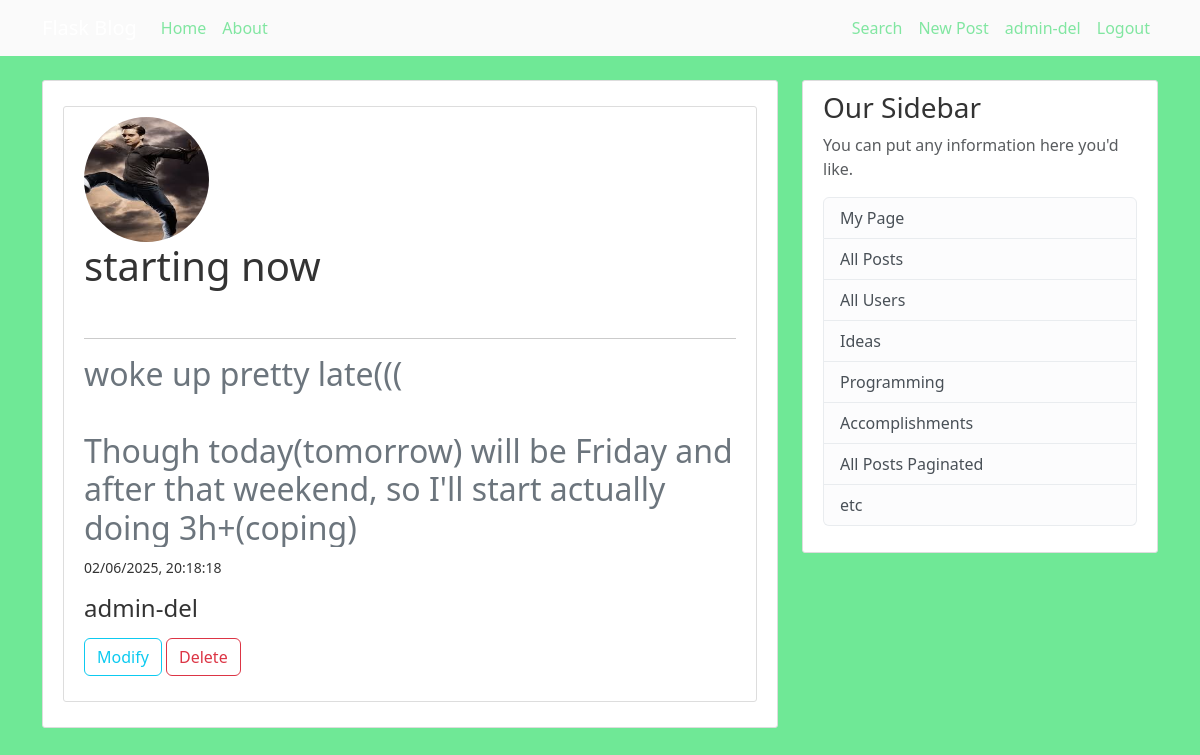
The app's page /post/101 (signed in) with its own data.
### bungee_gum/models.py (models this page shows, shortened)
class User(db.Model, UserMixin):
    id = db.Column(db.Integer, primary_key=True)
    username = db.Column(db.String(20), unique=True, nullable=False)
    email = db.Column(db.String(120), unique=True, nullable=False)
    image_file = db.Column(db.String(20), nullable=False, default="default.jpg")
    password = db.Column(db.String(60), nullable=False)
    posts = db.relationship("Post", backref="author", lazy="subquery")

class Post(db.Model):
    id = db.Column(db.Integer, primary_key=True)
    title = db.Column(db.String(100), nullable=False)
    date_posted = db.Column(db.DateTime, nullable=False, default=lambda: datetime.now(timezone.utc))
    content = db.Column(db.Text, nullable=False)
    user_id = db.Column(db.Integer, db.ForeignKey("user.id"), nullable=False)

### bungee_gum/posts/routes.py (the view)
@posts.route("/post/<int:id>")
def post_view(id):
    post = Post.query.get_or_404(id)
    return render_template("post-view.html", title=post.title, post=post)

### bungee_gum/models.py (called while the page is built)
@login_manager.user_loader
def load_user(user_id):
    return User.query.get_or_404(int(user_id))

### bungee_gum/templates/post-view.html (shortened to what this page needs)
{% extends "base.html" %}
{% block body %}
<div class="content-section">
    <div class="content-section">
        <a href="{{ url_for('users.specific_user', id=post.author.id) }}"><img class="rounded-circle account-img" src="{{ url_for('static', filename='profile-pics/' + post.author.image_file)}}"></a>
        <h1 class="account-heading">{{ post.title }}</h1>
        <br><hr>
        <pre class="h2 text-secondary">{{ post.content }}</pre>
        <small class="mute">{{ post.date_posted.strftime('%m/%d/%Y, %H:%M:%S') }}</small>
        <div>
            <a href="{{ url_for('users.specific_user', id=post.author.id) }}" class="text-decoration-none h4">{{ post.author.username }}</a>
        </div>
        <div>
            <a href="{{ url_for('posts.post_modify', id=post.id) }}" class="btn btn-outline-info">Modify</a>
            <button type="button" class="btn btn-outline-danger" data-bs-toggle="modal" data-bs-target="#deleteModal">Delete</button>
        </div>
    </div>
</div>
{% endblock body %}

### bungee_gum/templates/base.html (shortened to what this page needs)
<!DOCTYPE html>
<html>
<head>
    <link href="https://cdn.jsdelivr.net/npm/bootstrap@5.3.3/dist/css/bootstrap.min.css" rel="stylesheet">
    <link rel="stylesheet" href="{{ url_for('static', filename='style.css') }}">
</head>
<body>
<header class="site-header">
  <nav class="navbar navbar-expand-md navbar-dark bg-steel fixed-top">
    <div class="container">
      <a class="navbar-brand mr-4" href="/">Flask Blog</a>
      <div class="collapse navbar-collapse" id="navbarToggle">
        <div class="navbar-nav mr-auto">
          <a class="nav-item nav-link" href="{{ url_for('main.home') }}">Home</a>
          <a class="nav-item nav-link" href="{{ url_for('main.home') }}">About</a>
        </div>
        <div class="navbar-right">
          <div class="navbar-nav">
            <a class="nav-item nav-link" href="{{ url_for('posts.search_route') }}">Search</a>
          {% if current_user.is_authenticated %}
            <a class="nav-item nav-link" href="{{ url_for('posts.post_new') }}">New Post</a>
            <a class="nav-item nav-link" href="{{ url_for('users.specific_user', id=current_user.id) }}">{{ current_user.username }}</a>
            <a class="nav-item nav-link" href="{{ url_for('users.logout') }}">Logout</a>
          {% else %}
            <a class="nav-item nav-link" href="{{ url_for('users.login_admin') }}">admin1</a>
            <a class="nav-item nav-link" href="{{ url_for('users.login') }}">Login</a>
            <a class="nav-item nav-link" href="{{ url_for('users.register') }}">Register</a>
          {% endif %}
          </div>
        </div>
      </div>
    </div>
  </nav>
</header>
    <main role="main" class="container">
      <div class="row">
        <div class="col-md-8">
          {% block body %}{% endblock body %}
        </div>
        <div class="col-md-4">
          <div class="content-section">
            <h3>Our Sidebar</h3>
            <p class='text-muted'>You can put any information here you'd like.
              <ul class="list-group">
                  {% if current_user.is_authenticated %}
                    <li class="list-group-item list-group-item-light">
                    <a class="text-decoration-none h6" href="{{ url_for('users.specific_user', id=current_user.id) }}">My Page</a>
                    </li>
                  {% endif %}
                 <li class="list-group-item list-group-item-light">
                    <a class="text-decoration-none h6" href="{{ url_for('posts.all_posts') }}">All Posts</a>
                 </li>
                 <li class="list-group-item list-group-item-light">
                    <a class="text-decoration-none h6" href="{{ url_for('users.all_users') }}">All Users</a>
                 </li>
                 <li class="list-group-item list-group-item-light">
                    <a class="text-decoration-none h6" href="{{ url_for('posts.post_ideas') }}">Ideas</a>
                 </li>
                 <li class="list-group-item list-group-item-light">
                    <a class="text-decoration-none h6" href="{{ url_for('posts.post_programming') }}">Programming</a>
                 </li>
                 <li class="list-group-item list-group-item-light">
                    <a class="text-decoration-none h6" href="{{ url_for('posts.post_accomplishments') }}">Accomplishments</a>
                 </li>
                 <li class="list-group-item list-group-item-light">
                    <a class="text-decoration-none h6" href="{{ url_for('posts.all_posts_paginated') }}">All Posts Paginated</a>
                 </li>
                 <li class="list-group-item list-group-item-light">etc</li>
              </ul>
            </p>
          </div>
        </div>
      </div>
    </main>
</body>
</html>

### bungee_gum/static/style.css (style rules this page uses)
body { background: #6fe896; color: #333333; margin-top: 5rem; }
.site-header .navbar-nav .nav-link { color: #81e6a1; }
.bg-steel { background-color: #fafafa; }
.content-section { background: #ffffff; padding: 10px 20px; border: 1px solid #dddddd; border-radius: 3px; margin-bottom: 20px; }
.content-section div { margin: 15px 0; }
.navbar-right { margin-right: 0; margin-left: auto; }
.account-img { width: 125px; height: 125px; }
pre { font-family: "Segoe UI", Arial, sans-serif; white-space:pre-wrap; word-wrap:break-word; overflow: hidden; }

### records on screen
User: username "admin-del", image_file (picture), author.username "admin-del"
Post: title "starting now", content "woke up pretty late((( Though today(tomorrow) will be Friday and after that weekend, so I'll start actually doing 3h+(coping)…", date_posted "02/06/2025, 20:18:18"
